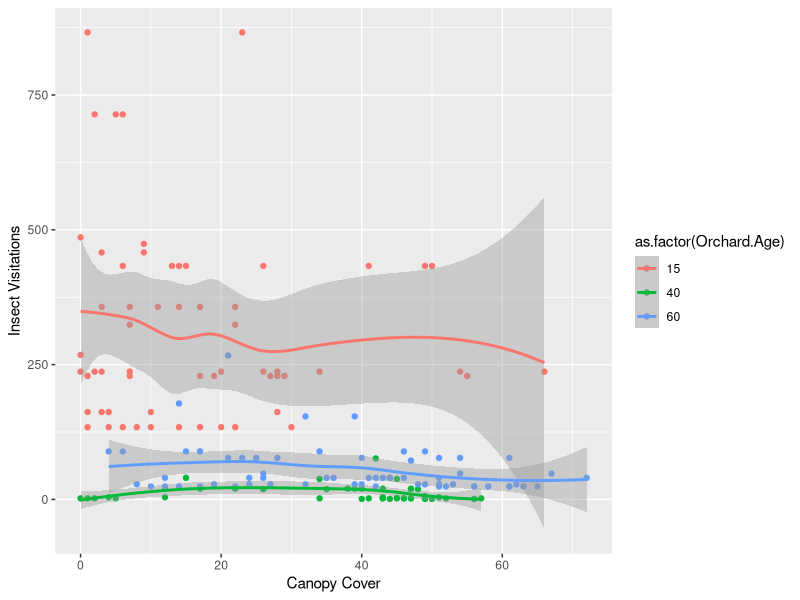

R code for this plot:
## POLLINATOR THESIS PROJECT FIGURES
## Canopy cover vs. pollinator abundances


## Libraries needed
library(tidyverse)
library(ggplot2)
library(dplyr)
library(nlme)
library(multcomp)

#############################
#############################
## Import data
## Clean up column names and columns

observedpollinators <- read.csv("observedpollinators_2021.csv")
names(observedpollinators) <- c ("Month", "Orchard.Age", "Block", "Management", "Seed.Mix", "Host.Plant", "Morphospecies", "Number", "Notes")

canopycover <- read.csv("canopy_cover.csv")
names(canopycover) <- c("Orchard.Age", "Block", "Management", "Seed.Mix", "Canopy", "Year")
#############################
#############################

## I want to compare pollinator abundance and canopy cover, and I'd also like to keep the
## orchard age variable in there so that I can see if that has an effect (since canopy
## cover tended to vary with age)
## I also want to filter out 2020 data, since pollinators were only collected in 2021

canopyvisits <- merge(x=observedpollinators, y=canopycover,by=c("Orchard.Age","Block"),all=TRUE) %>%
  filter(Year==2021) %>%
  group_by(Orchard.Age, Block, Canopy) %>%
  summarise(Number = sum(Number))

## Plot

ggplot(canopyvisits, aes(x=Canopy, y=Number, colour=as.factor(Orchard.Age))) +
  geom_point() +
  labs(x="Canopy Cover", y = "Insect Visitations") +
  stat_smooth()

#############################
#############################

## Statistics
## I'm using a mixed model. 'lme' uses t-tests and f-tests to find the significance between
## canopy cover and insect visits. Canopy cover is a random effect.

mmcanopy<-lme(Number~Canopy, random = ~1|Orchard.Age, data = canopyvisits, na.action=na.omit)
summary(mmcanopy)
anova(mmcanopy)

mmcanopy<-lme(Number~Canopy, random = ~1|Block/Orchard.Age, data = canopyvisits, na.action=na.omit)
summary(mmcanopy)
anova(mmcanopy)
